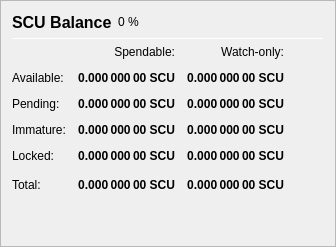
                   <widget class="QFrame" name="frame_Balances">
                    <property name="frameShape">
                     <enum>QFrame::StyledPanel</enum>
                    </property>
                    <property name="frameShadow">
                     <enum>QFrame::Raised</enum>
                    </property>
                    <layout class="QVBoxLayout" name="verticalLayout_4">
                     <item>
                      <layout class="QHBoxLayout" name="horizontalLayout_4">
                       <item>
                        <widget class="QLabel" name="label_5">
                         <property name="minimumSize">
                          <size>
                           <width>0</width>
                           <height>20</height>
                          </size>
                         </property>
                         <property name="font">
                          <font>
                           <pointsize>12</pointsize>
                           <weight>75</weight>
                           <bold>true</bold>
                          </font>
                         </property>
                         <property name="text">
                          <string>SCU Balance</string>
                         </property>
                        </widget>
                       </item>
                       <item>
                        <widget class="QLabel" name="labelSCUPercent">
                         <property name="text">
                          <string notr="true">0 %</string>
                         </property>
                        </widget>
                       </item>
                       <item>
                        <spacer name="horizontalSpacer_3">
                         <property name="orientation">
                          <enum>Qt::Horizontal</enum>
                         </property>
                         <property name="sizeHint" stdset="0">
                          <size>
                           <width>40</width>
                           <height>20</height>
                          </size>
                         </property>
                        </spacer>
                       </item>
                      </layout>
                     </item>
                     <item>
                      <widget class="Line" name="line_Balance">
                       <property name="minimumSize">
                        <size>
                         <width>0</width>
                         <height>1</height>
                        </size>
                       </property>
                       <property name="maximumSize">
                        <size>
                         <width>16777215</width>
                         <height>1</height>
                        </size>
                       </property>
                       <property name="orientation">
                        <enum>Qt::Horizontal</enum>
                       </property>
                      </widget>
                     </item>
                     <item>
                      <layout class="QGridLayout" name="gridLayout">
                       <property name="spacing">
                        <number>12</number>
                       </property>
                       <item row="0" column="1">
                        <widget class="QLabel" name="labelSpendable">
                         <property name="text">
                          <string>Spendable:</string>
                         </property>
                         <property name="alignment">
                          <set>Qt::AlignRight|Qt::AlignTrailing|Qt::AlignVCenter</set>
                         </property>
                        </widget>
                       </item>
                       <item row="0" column="2">
                        <widget class="QLabel" name="labelWatchonly">
                         <property name="text">
                          <string>Watch-only:</string>
                         </property>
                         <property name="alignment">
                          <set>Qt::AlignRight|Qt::AlignTrailing|Qt::AlignVCenter</set>
                         </property>
                        </widget>
                       </item>
                       <item row="1" column="0">
                        <widget class="QLabel" name="labelBalanceText">
                         <property name="text">
                          <string>Available:</string>
                         </property>
                        </widget>
                       </item>
                       <item row="1" column="1">
                        <widget class="QLabel" name="labelBalance">
                         <property name="font">
                          <font>
                           <weight>75</weight>
                           <bold>true</bold>
                          </font>
                         </property>
                         <property name="cursor">
                          <cursorShape>IBeamCursor</cursorShape>
                         </property>
                         <property name="toolTip">
                          <string>Your current spendable balance</string>
                         </property>
                         <property name="text">
                          <string notr="true">0.000 000 00 SCU</string>
                         </property>
                         <property name="alignment">
                          <set>Qt::AlignRight|Qt::AlignTrailing|Qt::AlignVCenter</set>
                         </property>
                         <property name="textInteractionFlags">
                          <set>Qt::LinksAccessibleByMouse|Qt::TextSelectableByKeyboard|Qt::TextSelectableByMouse</set>
                         </property>
                        </widget>
                       </item>
                       <item row="1" column="2">
                        <widget class="QLabel" name="labelWatchAvailable">
                         <property name="font">
                          <font>
                           <weight>75</weight>
                           <bold>true</bold>
                          </font>
                         </property>
                         <property name="cursor">
                          <cursorShape>IBeamCursor</cursorShape>
                         </property>
                         <property name="toolTip">
                          <string>Your current balance in watch-only addresses</string>
                         </property>
                         <property name="text">
                          <string notr="true">0.000 000 00 SCU</string>
                         </property>
                         <property name="alignment">
                          <set>Qt::AlignRight|Qt::AlignTrailing|Qt::AlignVCenter</set>
                         </property>
                         <property name="textInteractionFlags">
                          <set>Qt::LinksAccessibleByMouse|Qt::TextSelectableByKeyboard|Qt::TextSelectableByMouse</set>
                         </property>
                        </widget>
                       </item>
                       <item row="2" column="0">
                        <widget class="QLabel" name="labelPendingText">
                         <property name="text">
                          <string>Pending:</string>
                         </property>
                        </widget>
                       </item>
                       <item row="2" column="1">
                        <widget class="QLabel" name="labelUnconfirmed">
                         <property name="font">
                          <font>
                           <weight>75</weight>
                           <bold>true</bold>
                          </font>
                         </property>
                         <property name="cursor">
                          <cursorShape>IBeamCursor</cursorShape>
                         </property>
                         <property name="toolTip">
                          <string>Total of transactions that have yet to be confirmed, and do not yet count toward the spendable balance</string>
                         </property>
                         <property name="text">
                          <string notr="true">0.000 000 00 SCU</string>
                         </property>
                         <property name="alignment">
                          <set>Qt::AlignRight|Qt::AlignTrailing|Qt::AlignVCenter</set>
                         </property>
                         <property name="textInteractionFlags">
                          <set>Qt::LinksAccessibleByMouse|Qt::TextSelectableByKeyboard|Qt::TextSelectableByMouse</set>
                         </property>
                        </widget>
                       </item>
                       <item row="2" column="2">
                        <widget class="QLabel" name="labelWatchPending">
                         <property name="font">
                          <font>
                           <weight>75</weight>
                           <bold>true</bold>
                          </font>
                         </property>
                         <property name="cursor">
                          <cursorShape>IBeamCursor</cursorShape>
                         </property>
                         <property name="toolTip">
                          <string>Unconfirmed transactions to watch-only addresses</string>
                         </property>
                         <property name="text">
                          <string notr="true">0.000 000 00 SCU</string>
                         </property>
                         <property name="alignment">
                          <set>Qt::AlignRight|Qt::AlignTrailing|Qt::AlignVCenter</set>
                         </property>
                         <property name="textInteractionFlags">
                          <set>Qt::LinksAccessibleByMouse|Qt::TextSelectableByKeyboard|Qt::TextSelectableByMouse</set>
                         </property>
                        </widget>
                       </item>
                       <item row="3" column="0">
                        <widget class="QLabel" name="labelImmatureText">
                         <property name="text">
                          <string>Immature:</string>
                         </property>
                        </widget>
                       </item>
                       <item row="3" column="1">
                        <widget class="QLabel" name="labelImmature">
                         <property name="font">
                          <font>
                           <weight>75</weight>
                           <bold>true</bold>
                          </font>
                         </property>
                         <property name="cursor">
                          <cursorShape>IBeamCursor</cursorShape>
                         </property>
                         <property name="toolTip">
                          <string>Staked or masternode rewards that has not yet matured</string>
                         </property>
                         <property name="text">
                          <string notr="true">0.000 000 00 SCU</string>
                         </property>
                         <property name="alignment">
                          <set>Qt::AlignRight|Qt::AlignTrailing|Qt::AlignVCenter</set>
                         </property>
                         <property name="textInteractionFlags">
                          <set>Qt::LinksAccessibleByMouse|Qt::TextSelectableByKeyboard|Qt::TextSelectableByMouse</set>
                         </property>
                        </widget>
                       </item>
                       <item row="3" column="2">
                        <widget class="QLabel" name="labelWatchImmature">
                         <property name="font">
                          <font>
                           <weight>75</weight>
                           <bold>true</bold>
                          </font>
                         </property>
                         <property name="cursor">
                          <cursorShape>IBeamCursor</cursorShape>
                         </property>
                         <property name="toolTip">
                          <string>Staked or masternode rewards in watch-only addresses that has not yet matured</string>
                         </property>
                         <property name="text">
                          <string notr="true">0.000 000 00 SCU</string>
                         </property>
                         <property name="alignment">
                          <set>Qt::AlignRight|Qt::AlignTrailing|Qt::AlignVCenter</set>
                         </property>
                         <property name="textInteractionFlags">
                          <set>Qt::LinksAccessibleByMouse|Qt::TextSelectableByKeyboard|Qt::TextSelectableByMouse</set>
                         </property>
                        </widget>
                       </item>
                       <item row="4" column="0">
                        <widget class="QLabel" name="labelLockedBalanceText">
                         <property name="toolTip">
                          <string>Locked SCU or Masternode collaterals. These are excluded from zSCU minting.</string>
                         </property>
                         <property name="text">
                          <string>Locked:</string>
                         </property>
                        </widget>
                       </item>
                       <item row="4" column="1">
                        <widget class="QLabel" name="labelLockedBalance">
                         <property name="font">
                          <font>
                           <weight>75</weight>
                           <bold>true</bold>
                          </font>
                         </property>
                         <property name="cursor">
                          <cursorShape>IBeamCursor</cursorShape>
                         </property>
                         <property name="toolTip">
                          <string>Locked SCU or Masternode collaterals. These are excluded from zSCU minting.</string>
                         </property>
                         <property name="text">
                          <string notr="true">0.000 000 00 SCU</string>
                         </property>
                         <property name="alignment">
                          <set>Qt::AlignRight|Qt::AlignTrailing|Qt::AlignVCenter</set>
                         </property>
                         <property name="textInteractionFlags">
                          <set>Qt::LinksAccessibleByMouse|Qt::TextSelectableByKeyboard|Qt::TextSelectableByMouse</set>
                         </property>
                        </widget>
                       </item>
                       <item row="4" column="2">
                        <widget class="QLabel" name="labelWatchLocked">
                         <property name="font">
                          <font>
                           <weight>75</weight>
                           <bold>true</bold>
                          </font>
                         </property>
                         <property name="cursor">
                          <cursorShape>IBeamCursor</cursorShape>
                         </property>
                         <property name="toolTip">
                          <string>Current locked balance in watch-only addresses</string>
                         </property>
                         <property name="text">
                          <string notr="true">0.000 000 00 SCU</string>
                         </property>
                         <property name="alignment">
                          <set>Qt::AlignRight|Qt::AlignTrailing|Qt::AlignVCenter</set>
                         </property>
                         <property name="textInteractionFlags">
                          <set>Qt::LinksAccessibleByMouse|Qt::TextSelectableByKeyboard|Qt::TextSelectableByMouse</set>
                         </property>
                        </widget>
                       </item>
                       <item row="5" column="0">
                        <widget class="QLabel" name="labelTotalText">
                         <property name="toolTip">
                          <string>Your current Securypto balance, unconfirmed and immature transactions included</string>
                         </property>
                         <property name="text">
                          <string>Total:</string>
                         </property>
                        </widget>
                       </item>
                       <item row="5" column="1">
                        <widget class="QLabel" name="labelTotal">
                         <property name="font">
                          <font>
                           <weight>75</weight>
                           <bold>true</bold>
                          </font>
                         </property>
                         <property name="cursor">
                          <cursorShape>IBeamCursor</cursorShape>
                         </property>
                         <property name="toolTip">
                          <string>Your current Securypto balance, unconfirmed and immature transactions included</string>
                         </property>
                         <property name="text">
                          <string notr="true">0.000 000 00 SCU</string>
                         </property>
                         <property name="alignment">
                          <set>Qt::AlignRight|Qt::AlignTrailing|Qt::AlignVCenter</set>
                         </property>
                         <property name="textInteractionFlags">
                          <set>Qt::LinksAccessibleByMouse|Qt::TextSelectableByKeyboard|Qt::TextSelectableByMouse</set>
                         </property>
                        </widget>
                       </item>
                       <item row="5" column="2">
                        <widget class="QLabel" name="labelWatchTotal">
                         <property name="font">
                          <font>
                           <weight>75</weight>
                           <bold>true</bold>
                          </font>
                         </property>
                         <property name="cursor">
                          <cursorShape>IBeamCursor</cursorShape>
                         </property>
                         <property name="toolTip">
                          <string>Current total balance in watch-only addresses</string>
                         </property>
                         <property name="text">
                          <string notr="true">0.000 000 00 SCU</string>
                         </property>
                         <property name="alignment">
                          <set>Qt::AlignRight|Qt::AlignTrailing|Qt::AlignVCenter</set>
                         </property>
                         <property name="textInteractionFlags">
                          <set>Qt::LinksAccessibleByMouse|Qt::TextSelectableByKeyboard|Qt::TextSelectableByMouse</set>
                         </property>
                        </widget>
                       </item>
                       <item row="5" column="3">
                        <spacer name="horizontalSpacer_9">
                         <property name="orientation">
                          <enum>Qt::Horizontal</enum>
                         </property>
                         <property name="sizeHint" stdset="0">
                          <size>
                           <width>40</width>
                           <height>20</height>
                          </size>
                         </property>
                        </spacer>
                       </item>
                      </layout>
                     </item>
                     <item>
                      <spacer name="verticalSpacer_3">
                       <property name="orientation">
                        <enum>Qt::Vertical</enum>
                       </property>
                       <property name="sizeHint" stdset="0">
                        <size>
                         <width>20</width>
                         <height>40</height>
                        </size>
                       </property>
                      </spacer>
                     </item>
                    </layout>
                   </widget>
